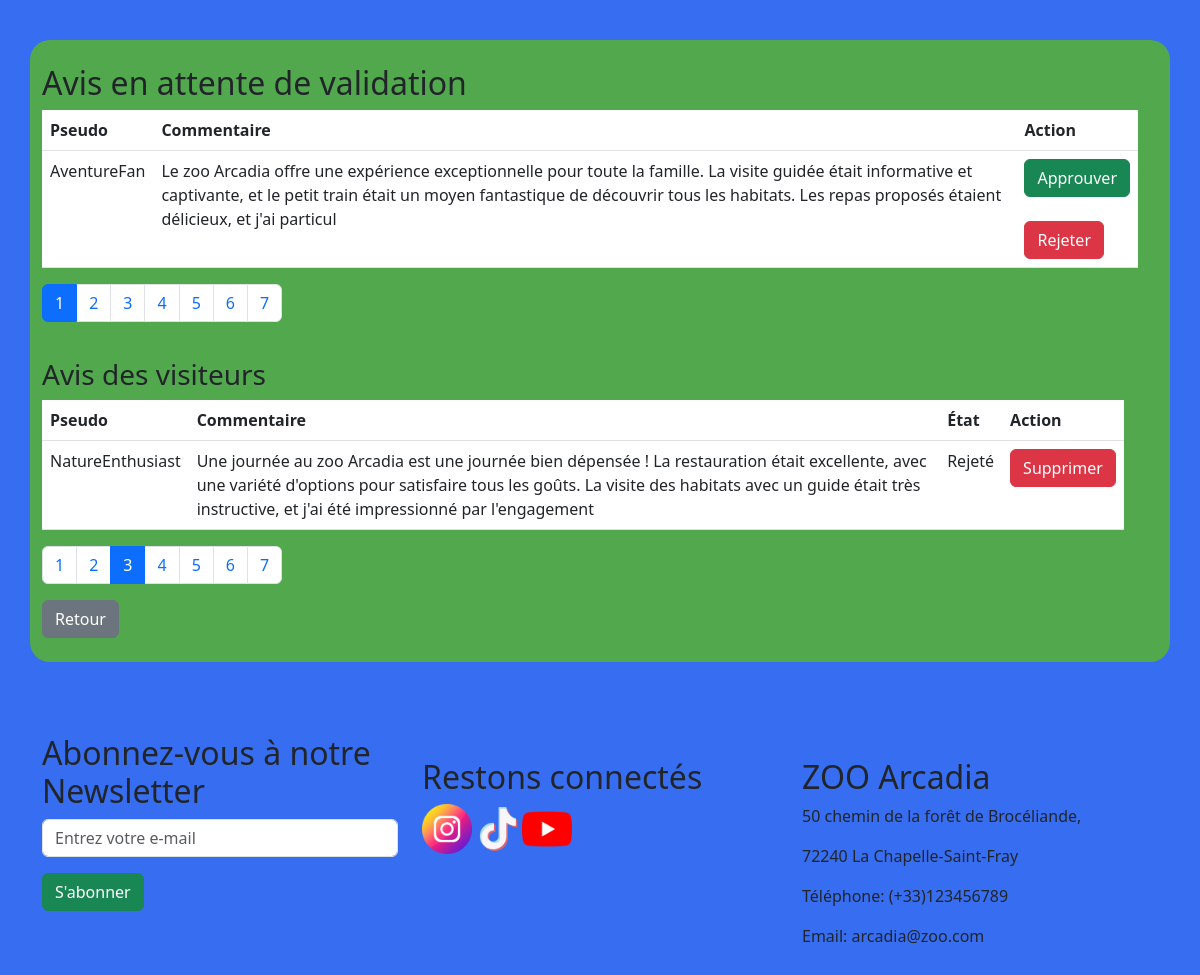
The page /avis_gestion.php?page_valides_et_rejetes=3 (signed in) on the database its author committed.
### tables this page shows
CREATE TABLE IF NOT EXISTS avis (
    avis_id INT AUTO_INCREMENT PRIMARY KEY,
    commentaire VARCHAR(255),
    isVisible TINYINT,
    pseudo VARCHAR(255)
);

### front/avis_admin_gestion.php (the view, shortened to what this page needs)
<?php
require_once('back/connect_bdd.php');
$sqlAttenteValidation = "SELECT * FROM avis WHERE isVisible = 0";
$resultAttenteValidation = $connexion->query($sqlAttenteValidation);
$avisParPageAttenteValidation = 1;
$totalAvisAttenteValidation = $resultAttenteValidation->num_rows;
$totalPagesAttenteValidation = ceil($totalAvisAttenteValidation / $avisParPageAttenteValidation);
$pageAttenteValidation = isset($_GET['page_attente_validation']) ? $_GET['page_attente_validation'] : 1;
$indiceDepartAttenteValidation = ($pageAttenteValidation - 1) * $avisParPageAttenteValidation;
$sqlAttenteValidation .= " LIMIT $indiceDepartAttenteValidation, $avisParPageAttenteValidation";
$resultAttenteValidation = $connexion->query($sqlAttenteValidation);
$sqlAvisValidesEtRejetes = "SELECT * FROM avis";
$resultAvisValidesEtRejetes = $connexion->query($sqlAvisValidesEtRejetes);
$avisParPageValidesEtRejetes = 1;
$totalAvisValidesEtRejetes = $resultAvisValidesEtRejetes->num_rows;
$totalPagesValidesEtRejetes = ceil($totalAvisValidesEtRejetes / $avisParPageValidesEtRejetes);
$pageValidesEtRejetes = isset($_GET['page_valides_et_rejetes']) ? $_GET['page_valides_et_rejetes'] : 1;
$indiceDepartValidesEtRejetes = ($pageValidesEtRejetes - 1) * $avisParPageValidesEtRejetes;
$sqlAvisValidesEtRejetes .= " LIMIT $indiceDepartValidesEtRejetes, $avisParPageValidesEtRejetes";
$resultAvisValidesEtRejetes = $connexion->query($sqlAvisValidesEtRejetes);
?>
    <div class="container" id="background2">
        <div class="row">
            <div class="column left">
                <br>
                <h2>Avis en attente de validation</h2>
                <?php if ($resultAttenteValidation->num_rows > 0) : ?>
                    <div class="table-responsive overflow-auto">
                        <table class="table" class="custom-form">
                            <thead>
                                <tr>
                                    <th>Pseudo</th>
                                    <th>Commentaire</th>
                                    <th>Action</th>
                                </tr>
                            </thead>
                            <tbody>
                                <?php while ($row = $resultAttenteValidation->fetch_assoc()) : ?>
                                    <tr>
                                        <td><?php echo $row['pseudo']; ?></td>
                                        <td class="commentaire"><?php echo $row['commentaire']; ?></td>
                                        <td>
                                            <form action="back/save_avis.php" method="GET">
                                                <button type="submit" class="btn btn-success" name="approve" value="1">Approuver</button>
                                            </form>
                                            <br>
                                            <form action="back/save_avis.php" method="GET">
                                                <button type="submit" class="btn btn-danger" name="approve" value="0">Rejeter</button>
                                            </form>
                                        </td>
                                    </tr>
                                <?php endwhile; ?>
                            </tbody>
                        </table>
                    </div>
                    <?php if ($totalPagesAttenteValidation > 1) : ?>
                        <nav aria-label="Page navigation example">
                            <ul class="pagination">
                                <?php for ($i = 1; $i <= $totalPagesAttenteValidation; $i++) : ?>
                                    <li class="page-item <?php if ($i == $pageAttenteValidation) echo 'active'; ?>"><a class="page-link" href="?page_attente_validation=<?php echo $i; ?>"><?php echo $i; ?></a></li>
                                <?php endfor; ?>
                            </ul>
                        </nav>
                    <?php endif; ?>
                <?php else : ?>
                    <p>Aucun avis en attente de validation.</p>
                <?php endif; ?>
            </div>
            <div class="column2">
                <div class="form-container2">
                    <?php if ($resultAvisValidesEtRejetes->num_rows > 0) : ?>
                        <h3>Avis des visiteurs</h3>
                        <div class="table-responsive overflow-auto">
                        <table class="table">
                            <thead>
                                <tr>
                                    <th>Pseudo</th>
                                    <th>Commentaire</th>
                                    <th>État</th>
                                    <th>Action</th>
                                </tr>
                            </thead>
                            <tbody>
                                <?php while ($row = $resultAvisValidesEtRejetes->fetch_assoc()) : ?>
                                    <tr>
                                        <td><?php echo $row['pseudo']; ?></td>
                                        <td class="commentaire"><?php echo $row['commentaire']; ?></td>
                                        <td><?php echo ($row['isVisible'] == 1) ? 'Approuvé' : 'Rejeté'; ?></td>
                                        <td>
                                            <form action="back/delete_avis.php" method="POST">
                                                <button type="submit" class="btn btn-danger" onclick="return confirm('Êtes-vous sûr de vouloir supprimer cet avis?')">Supprimer</button>
                                            </form>
                                        </td>
                                    </tr>
                                <?php endwhile; ?>
                            </tbody>
                        </table>
                        </div>
                        <?php if ($totalPagesValidesEtRejetes > 1) : ?>
                            <nav aria-label="Page navigation example">
                                <ul class="pagination">
                                    <?php for ($i = 1; $i <= $totalPagesValidesEtRejetes; $i++) : ?>
                                        <li class="page-item <?php if ($i == $pageValidesEtRejetes) echo 'active'; ?>"><a class="page-link" href="?page_valides_et_rejetes=<?php echo $i; ?>"><?php echo $i; ?></a></li>
                                    <?php endfor; ?>
                                </ul>
                            </nav>
                        <?php endif; ?>
                    <?php endif; ?>
                </div>
                <a href="<?php
    if ($_SESSION['role'] == 'Administrateur') {
        echo "admin.php";
    } elseif ($_SESSION['role'] == 'Employé') {
        echo "employe.php";
    } elseif ($_SESSION['role'] == 'Vétérinaire') {
        echo "veterinaire.php";
    }
?>" class="btn btn-secondary btn-block">Retour</a><br><br>
            </div>
    </div>

### front/css/style.css (style rules this page uses)
body { background-color: rgb(55, 110, 241); }
.commentaire { word-break: break-word; }
.container { flex-direction: row; display: flex; flex-direction: column; gap: 20px; }
.column.left { margin-right: 20px; }
.column { flex: 1; }
.column2 { width: 97%; }
.form-container2 { margin-top: 20px; }
#background2 { background-color: rgb(82, 169, 77); border-radius: 20px; }

### rows shown on the page
avis: pseudo "AventureFan", commentaire "Le zoo Arcadia offre une expérience exceptionnelle pour toute la famille. La visite guidée était informative et captivante, et le petit train était un moyen fantastique de découvrir tous les habitats. Les repas proposés étaient délicieux, et j'ai particul"
avis: pseudo "NatureEnthusiast", commentaire "Une journée au zoo Arcadia est une journée bien dépensée ! La restauration était excellente, avec une variété d'options pour satisfaire tous les goûts. La visite des habitats avec un guide était très instructive, et j'ai été impressionné par l'engagement", isVisible "Rejeté"
